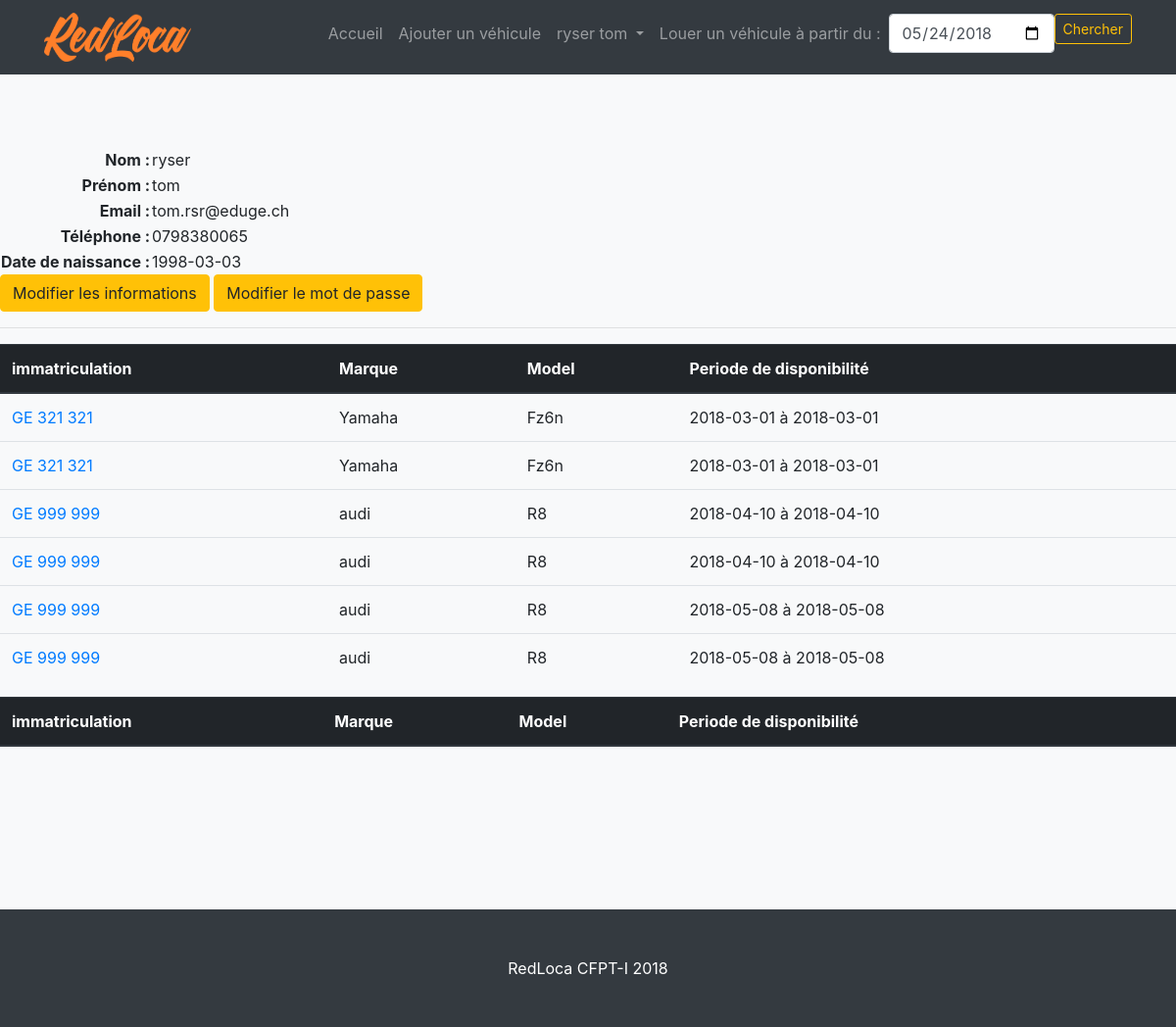
/web/view/user.php (signed in), run on an earlier commit of the app's database.
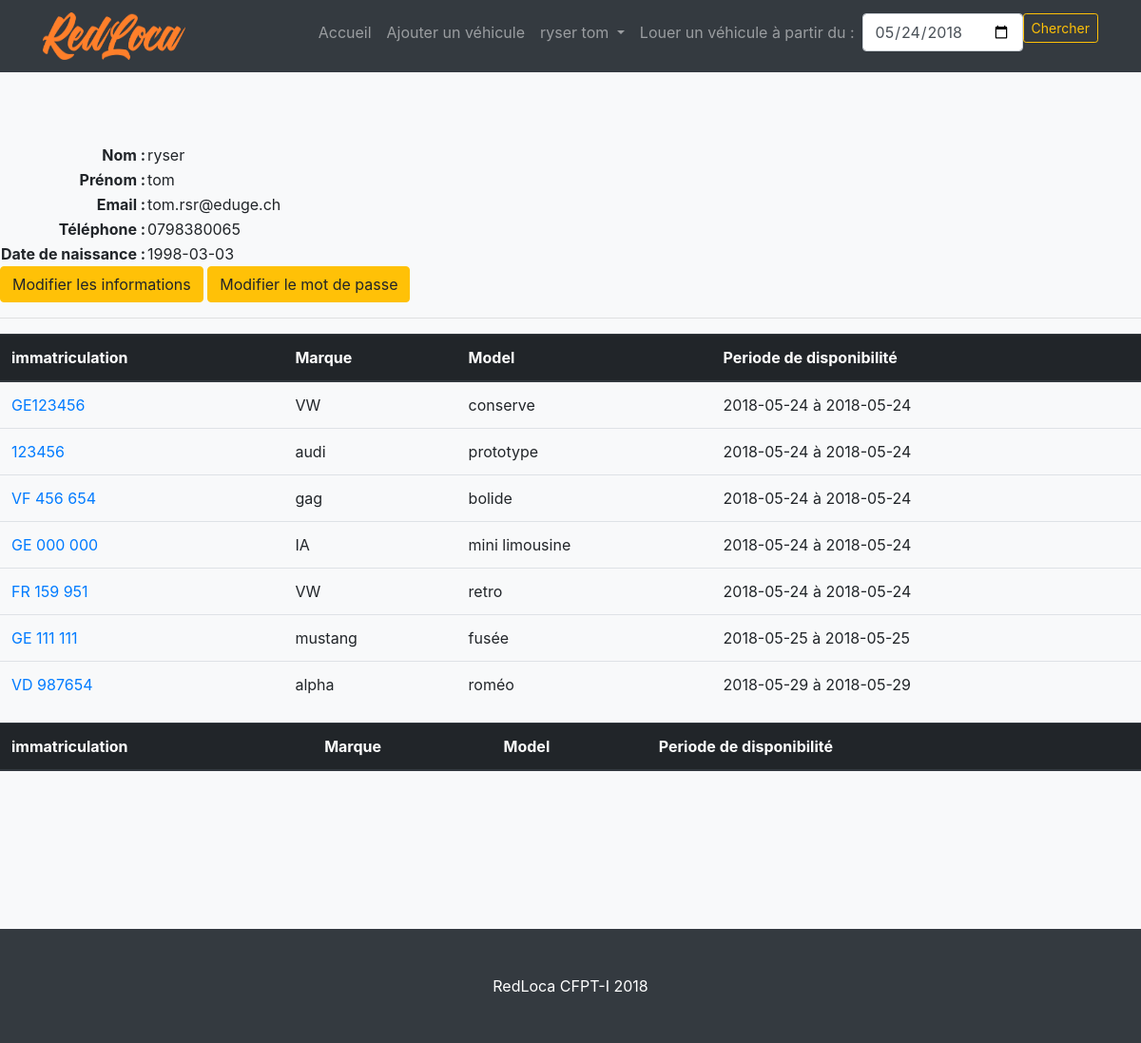
And on a later commit of the database.
### tables this page shows
CREATE TABLE IF NOT EXISTS `vehicules` (
  `idVehicule` int(11) NOT NULL AUTO_INCREMENT,
  `immatriculation` varchar(15) NOT NULL,
  `marque` varchar(45) NOT NULL,
  `model` varchar(45) NOT NULL,
  `nbPlace` int(11) NOT NULL,
  `couleur` varchar(45) NOT NULL,
  `image` varchar(45) NOT NULL,
  `dateDebutDisponibilite` date NOT NULL,
  `dateFinDisponibilite` date DEFAULT NULL,
  `utilisateurs_idutilisateur` int(11) NOT NULL,
  `categories_idCategorie` int(11) NOT NULL,
  PRIMARY KEY (`idVehicule`),
  UNIQUE KEY `idVehicule_UNIQUE` (`idVehicule`),
  KEY `fk_vehicules_utilisateurs1_idx` (`utilisateurs_idutilisateur`),
  KEY `fk_vehicules_categories1_idx` (`categories_idCategorie`)
);

### web/php/fonctionsBD_select.php (called while the page is built, shortened)
<?php
function getVehicleOf($userId){
    $connexion = getConnexion();
    $request = $connexion->prepare("SELECT * FROM redloca.vehicules
    WHERE utilisateurs_idutilisateur = :userId AND dateFinDisponibilite > current_date()
    OR utilisateurs_idutilisateur = :userId AND dateFinDisponibilite IS null ORDER BY dateDebutDisponibilite;");
    $request->bindParam(':userId', $userId, PDO::PARAM_INT);
    $request->execute();
    return $request->fetchAll(PDO::FETCH_ASSOC);
}
?>

### web/view/user.php (the view, shortened to what this page needs)
<?php
require_once('..\php\fonctionsBD_select.php');
$userVehicle = getVehicleOf($_SESSION['userId']);
?>
<!DOCTYPE html>
<html lang="fr">
<head>
  <link href="../bootstrap/css/bootstrap.css" rel="stylesheet">
  <link href="../css/style.css" rel="stylesheet">
</head>
<body id="page-top">
<?php
  require_once('nav.php');
?>
    <section id="services" class="bg-light">
        <?php
            echo"
                <table>
                <tr>
                    <th id=\"tableLabel\">Nom : </th>
                    <td>".$_SESSION['lastName']."</td>
                </tr>
                <tr>
                    <th id=\"tableLabel\">Prénom : </th>
                    <td>".$_SESSION['firstName']."</td>
                </tr>
                <tr>
                    <th id=\"tableLabel\">Email : </th>
                    <td>".$_SESSION['email']."</td>
                </tr>
                <tr>
                    <th id=\"tableLabel\">Téléphone : </th>
                    <td>".$_SESSION['mobile']."</td>
                </tr>
                <tr>
                    <th id=\"tableLabel\">Date de naissance : </th>
                    <td>".$_SESSION['birthDate']."</td>
                </tr>
                </table>
            ";
        ?>
        <a href="updateUser.php"><button class="btn btn-warning " name="submit" type="submit">Modifier les informations</button></a>
        <a href="changePassword.php"><button class="btn btn-warning " name="submit" type="submit">Modifier le mot de passe</button></a>
        <HR/>
        <?php
            echo"
            <table class=\"table\">
            <thead class=\"thead-dark\">
              <tr>
                <th scope=\"col\">immatriculation</th>
                <th scope=\"col\">Marque</th>
                <th scope=\"col\">Model</th>
                <th scope=\"col\">Periode de disponibilité</th>
              </tr>
            </thead>
            <tbody>
              ";
                foreach ($userVehicle as &$value) {
                    echo"
                        <tr>
                            <td><a href=\"updateVehicle?vehicleId=".$value['idVehicule']."\">".$value['immatriculation']."<a></td>
                            <td>".$value['marque']."</td>
                            <td>".$value['model']."</td>
                            <td>".$value['dateDebutDisponibilite']." à ".$value['dateDebutDisponibilite']."</td>
                        </tr>
                    ";
                }
              echo"
            </tbody>
          </table>
            ";
            echo"
            <table class=\"table\">
            <thead class=\"thead-dark\">
              <tr>
                <th scope=\"col\">immatriculation</th>
                <th scope=\"col\">Marque</th>
                <th scope=\"col\">Model</th>
                <th scope=\"col\">Periode de disponibilité</th>
                <th scope=\"col\"></th>
              </tr>
            </thead>
            <tbody>
              ";
              echo"
            </tbody>
          </table>
            ";
        ?>
    </section>
  <footer class="py-5 bg-dark">
    <div class="container">
    <p class="m-0 text-center text-white">RedLoca CFPT-I 2018</p>
    </div>
  </footer>
</body>
</html>

What changed in the data, as far as the page shows it:
removed vehicules: immatriculation "GE 321 321", marque "Yamaha", model "Fz6n", dateDebutDisponibilite "2018-03-01"
removed vehicules: immatriculation "GE 321 321", marque "Yamaha", model "Fz6n", dateDebutDisponibilite "2018-03-01"
removed vehicules: immatriculation "GE 999 999", marque "audi", model "R8", dateDebutDisponibilite "2018-04-10"
removed vehicules: immatriculation "GE 999 999", marque "audi", model "R8", dateDebutDisponibilite "2018-04-10"
removed vehicules: immatriculation "GE 999 999", marque "audi", model "R8", dateDebutDisponibilite "2018-05-08"
removed vehicules: immatriculation "GE 999 999", marque "audi", model "R8", dateDebutDisponibilite "2018-05-08"
added vehicules: immatriculation "GE123456", marque "VW", model "conserve", dateDebutDisponibilite "2018-05-24"
added vehicules: immatriculation "123456", marque "audi", model "prototype", dateDebutDisponibilite "2018-05-24"
added vehicules: immatriculation "VF 456 654", marque "gag", model "bolide", dateDebutDisponibilite "2018-05-24"
added vehicules: immatriculation "GE 000 000", marque "IA", model "mini limousine", dateDebutDisponibilite "2018-05-24"
added vehicules: immatriculation "FR 159 951", marque "VW", model "retro", dateDebutDisponibilite "2018-05-24"
added vehicules: immatriculation "GE 111 111", marque "mustang", model "fusée", dateDebutDisponibilite "2018-05-25"
added vehicules: immatriculation "VD 987654", marque "alpha", model "roméo", dateDebutDisponibilite "2018-05-29"
